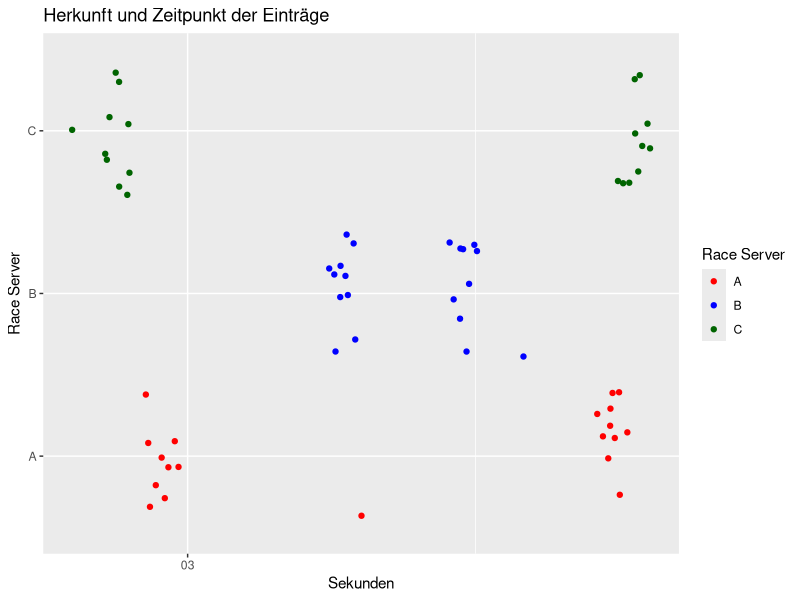
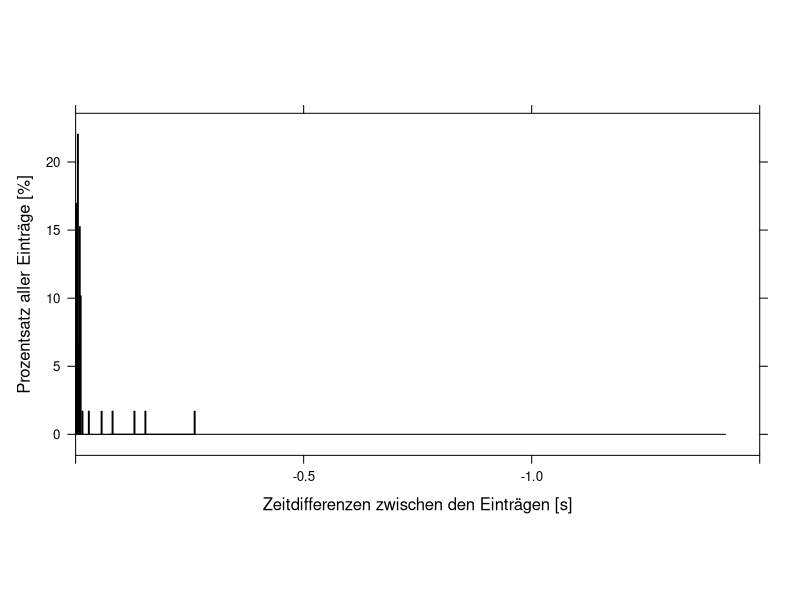
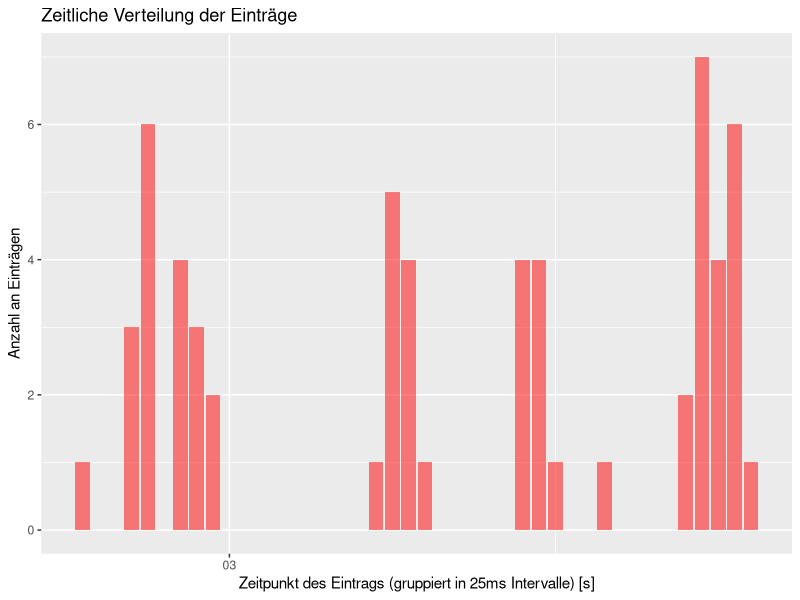
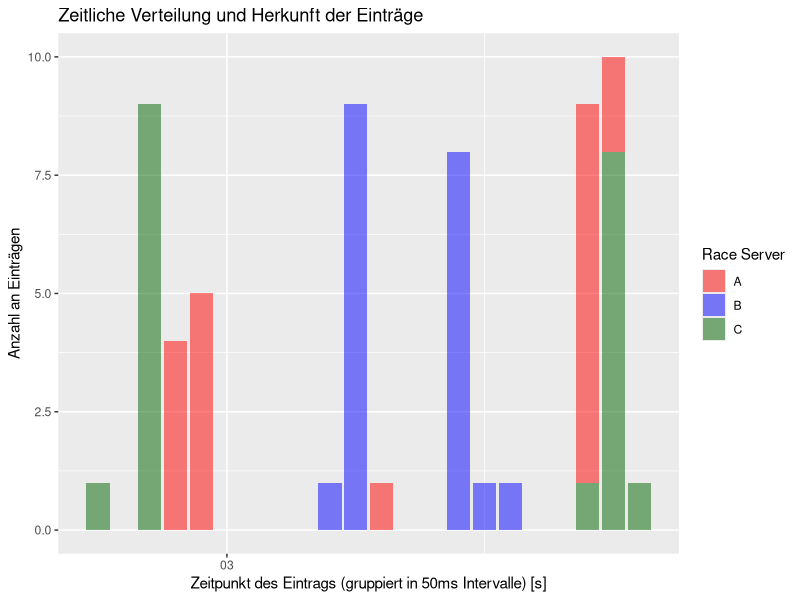

R code for these plots, in order:
library(ggplot2)
library(readr)
library(magrittr)
library(dplyr)
library(lattice)
library(xts)
library(lubridate)
library(stringr)

# Setze Optionen für Anzeige der Nachkommastellen und der Millisekunden
options(digits=6)
options(digits.secs=4)

#setwd("~/Projects/Raceocat/race-routine-infrastructure/performance-test/")
#basename(getwd())
mydata <- read.csv("3server-2repeats-10connections/log.csv", colClasses=c("ip"="character","microtime"="character"))
df <- data.frame(mydata)

# Konvertiere microtime zu Date
df$time <- as.POSIXct(as.numeric(df$microtime), origin="1970-01-01")

# Ersetze IP-Adressen mit Server Buchstaben
df$server <- ""
df$server[which(df$ip == "2a01:238:43b9:300:e5ab:2457:1e6b:95c7")] <- "C"
df$server[which(df$ip == "2a01:238:20a:202:1000::25")] <- "B"
df$server[which(df$ip == "87.106.157.205")] <- "A"
# Colors for each group
group.colors <- c(A="red", B="blue", C="darkgreen")

# Kürze zu lange IP-Adressen
#df$ip <- str_trunc(df$ip, 19)

# Auszug aus Datensatz
head(df)

##### Datensätze

# Erzeuge neuen Data Frame gruppiert nach 100ms, 50ms, 25ms etc.
interval_df_25 <- df %>%
  mutate(interval = floor_date(time, ".025s")) %>% 
  group_by(interval) %>% 
  count() %>%  # berechne Anzahl pro Gruppe
  na.omit()

# Erzeuge neuen Data Frame gruppiert nach 100ms, 50ms, 25ms etc.
interval_df_50 <- df %>%
  mutate(interval = floor_date(time, ".05s")) %>% 
  group_by(interval) %>% 
  count(server) %>%  # berechne Anzahl pro Gruppe pro IP
  na.omit()

# Ausgabe des gruppierten Datensatzes
interval_df_25
interval_df_50

###### Graphen

# Streudiagramm: Herkunft und Zeitpunkt der Einträge
p1 <- ggplot(df, aes(time, server, colour = server)) +
  geom_jitter() + # Auch aussagekräftig: geom_bin2d()
  scale_colour_manual(values=group.colors, name = "Race Server") +
  labs(x = toString("Sekunden"), y = toString("Race Server"), title = toString("Herkunft und Zeitpunkt der Einträge"))

p1
dev.print(png, filename="p1.png", units="in", width=7, height=4, res=200)

# Histogram: Häufigste Differenzen zweier Einträge nach einem Angriff
p2 <- histogram(unclass(-diff(df$time)), aspect = 0.5, xlab="Zeitdifferenzen zwischen den Einträgen [s]", ylab="Prozentsatz aller Einträge [%]", xlim=c(0,-1.5), breaks=150) 

p2
dev.print(png, filename="p2.png", units="in", width=7, height=4, res=200)

# Balkendiagramm: Zeitliche Verteilung der Einträge
p3 <- interval_df_25 %>% ggplot(aes(x=interval, y=n)) +
  geom_col(fill="red", alpha=0.5) + 
  labs(x = toString("Zeitpunkt des Eintrags (gruppiert in 25ms Intervalle) [s]"), y = toString("Anzahl an Einträgen"), title = toString("Zeitliche Verteilung der Einträge"))

p3
dev.print(png, filename="p3.png", units="in", width=7, height=4, res=200)

# Balkendiagramm: Zeitliche Verteilung der Einträge unterschieden nach Race Server
p4 <- ggplot(interval_df_50, aes(x=interval, y=n, fill = server)) +
  geom_col(alpha=0.5) + 
  scale_fill_manual(values=group.colors, name = "Race Server") +
  labs(x = toString("Zeitpunkt des Eintrags (gruppiert in 50ms Intervalle) [s]"), y = toString("Anzahl an Einträgen"), title = toString("Zeitliche Verteilung und Herkunft der Einträge"))

p4
dev.print(png, filename="p4.png", units="in", width=7, height=4, res=200)
